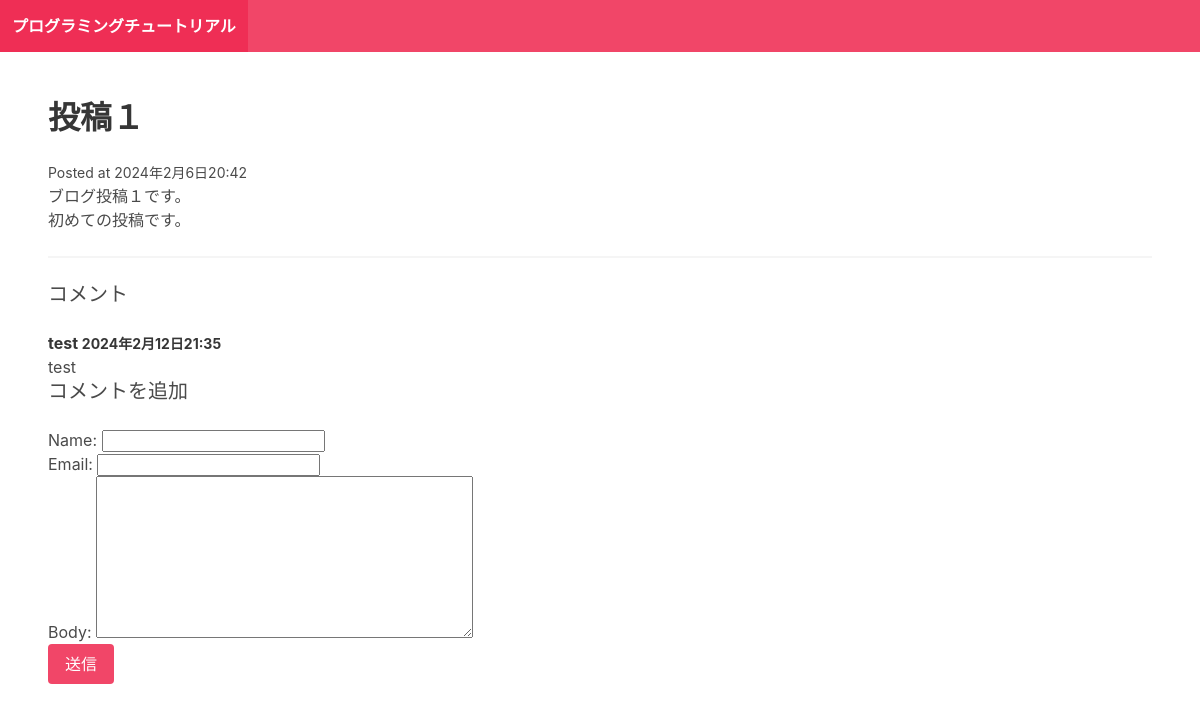
The page /post-1/ on the database as committed earlier.
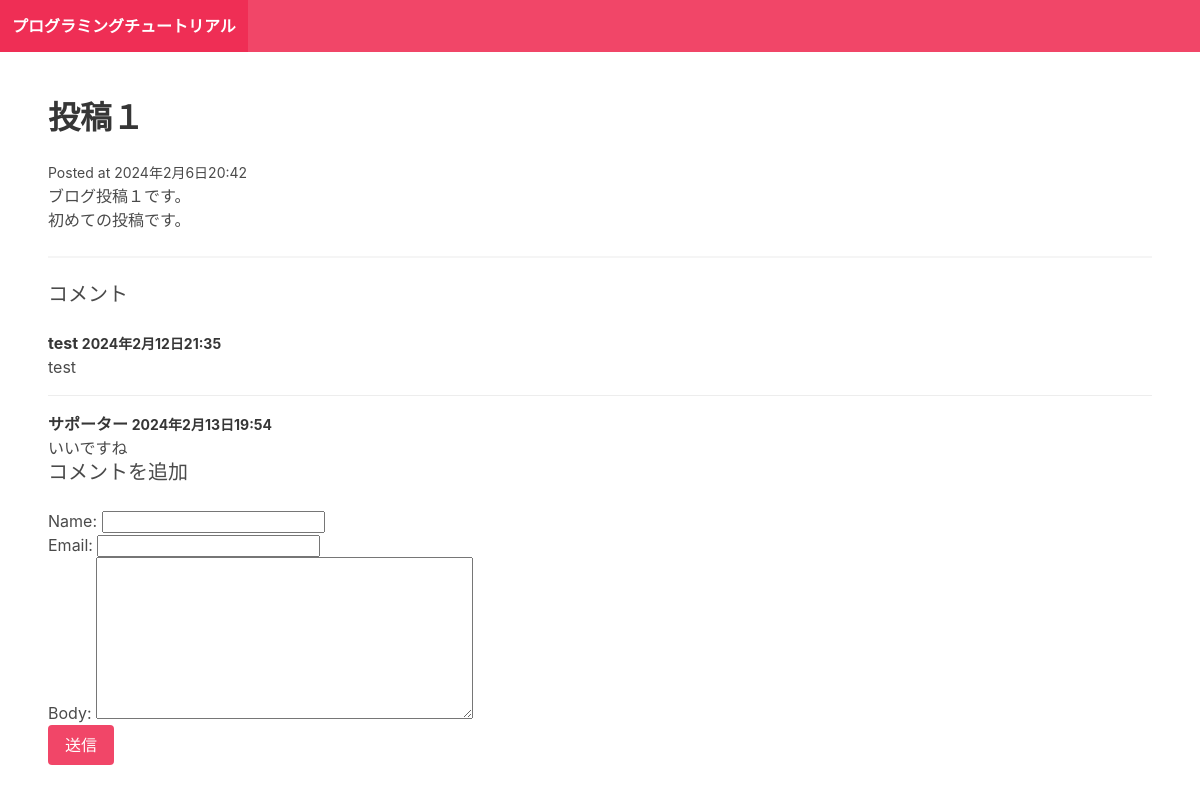
The same page on the database as committed later.
### blog/models.py (models this page shows)
class Post(models.Model):
    title = models.CharField(max_length=255)
    slug = models.SlugField()
    intro = models.TextField()
    body = models.TextField()
    posted_date = models.DateTimeField(auto_now_add=True)

class Comment(models.Model):
    post = models.ForeignKey(Post, related_name="comments", on_delete=models.CASCADE)
    name = models.CharField(max_length=255)
    email = models.EmailField()
    body = models.TextField()
    posted_date = models.DateTimeField(auto_now_add=True)

### blog/views.py (the view)
# urls.py: path("<slug:slug>/",post_detail,name="post_detail")
def post_detail(request,slug):
    post = Post.objects.get(slug=slug)
    if request.method == "POST":
        form = CommentForm(request.POST)
        if form.is_valid():
            comment = form.save(commit=False)
            comment.post = post
            comment.save()
            return redirect("post_detail",slug=post.slug)
    else :
            form = CommentForm()
    return render (request,"blog/post_detail.html",{"post":post , "form":form})

### blog/forms.py
class CommentForm(forms.ModelForm):
    class Meta:
        model = Comment
        fields = ["name","email","body"]

### blog/templates/blog/post_detail.html
{% extends "blog/base.html" %} {%block content%}
<h1 class="title">{{post.title}}</h1>
<small>Posted at {{post.posted_date}}</small>
<p>{{post.intro}}</p>
<p>{{post.body}}</p>
<hr />
<h2 class="subtitle">コメント</h2>
{% for comment in post.comments.all %}
<article class="media">
  <div class="media-content">
    <div class="content">
      <p>
        <strong>
          {{comment.name}}
          <small>{{comment.posted_date}}</small>
        </strong>
        <br />{{comment.body}}
      </p>
    </div>
  </div>
</article>
{% empty %}
<div class="notification">コメントはまだありません</div>
<hr />
{% endfor %}
<h2 class="subtitle">コメントを追加</h2>
<form action="" method="post">
  {% csrf_token %} {{form.as_p}}
  <div class="field">
    <div class="control">
      <button class="button is-danger">送信</button>
    </div>
  </div>
</form>
{% endblock %}

### blog/templates/blog/base.html (shortened to what this page needs)
<!doctype html>
<html lang="en">
  <head>
    <link
      rel="stylesheet"
      href="https://cdn.jsdelivr.net/npm/bulma@0.9.4/css/bulma.min.css"
    />
  </head>
  <body>
    <nav class="navbar is-danger">
      <div class="navbar-brand">
        <a href="/" class="navbar-item"
          ><strong>プログラミングチュートリアル</strong></a
        >
      </div>
    </nav>
    <section class="section">
      <dev class="container">{% block content %}{% endblock %}</dev>
    </section>
  </body>
</html>

Rows that differ between the two databases and show on the page:
added Comment: name "サポーター", posted_date "2024年2月13日19:54", body "いいですね"
